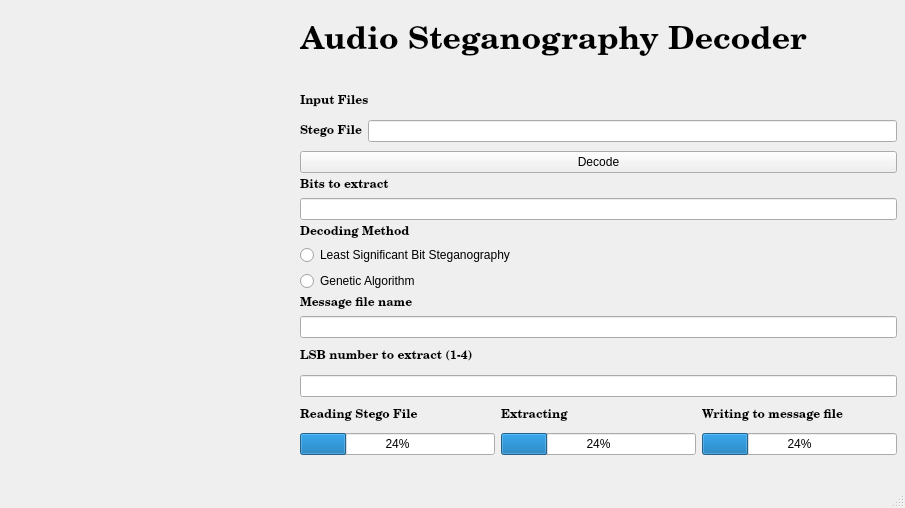
<?xml version="1.0" encoding="UTF-8"?>
<ui version="4.0">
 <class>MainWindow</class>
 <widget class="QMainWindow" name="MainWindow">
  <property name="geometry">
   <rect>
    <x>0</x>
    <y>0</y>
    <width>905</width>
    <height>508</height>
   </rect>
  </property>
  <property name="windowTitle">
   <string>Audio Steganography Decoder</string>
  </property>
  <widget class="QWidget" name="centralwidget">
   <widget class="QWidget" name="layoutWidget">
    <property name="geometry">
     <rect>
      <x>300</x>
      <y>0</y>
      <width>597</width>
      <height>455</height>
     </rect>
    </property>
    <layout class="QVBoxLayout" name="verticalLayout_4">
     <item>
      <widget class="QLabel" name="label_title">
       <property name="font">
        <font>
         <family>Century Schoolbook L</family>
         <pointsize>24</pointsize>
         <weight>75</weight>
         <bold>true</bold>
        </font>
       </property>
       <property name="text">
        <string>Audio Steganography Decoder</string>
       </property>
      </widget>
     </item>
     <item>
      <layout class="QVBoxLayout" name="verticalLayout">
       <item>
        <widget class="QLabel" name="label_type_2">
         <property name="font">
          <font>
           <family>Century Schoolbook L</family>
           <weight>75</weight>
           <bold>true</bold>
          </font>
         </property>
         <property name="text">
          <string>Input Files</string>
         </property>
        </widget>
       </item>
       <item>
        <layout class="QFormLayout" name="formLayout">
         <item row="0" column="0">
          <widget class="QLabel" name="label_type_4">
           <property name="font">
            <font>
             <family>Century Schoolbook L</family>
             <weight>75</weight>
             <bold>true</bold>
            </font>
           </property>
           <property name="text">
            <string>Stego File</string>
           </property>
          </widget>
         </item>
         <item row="0" column="1">
          <widget class="QLineEdit" name="lineEdit_stego">
           <property name="text">
            <string/>
           </property>
          </widget>
         </item>
        </layout>
       </item>
       <item>
        <widget class="QPushButton" name="pushButton_decode">
         <property name="text">
          <string>Decode</string>
         </property>
        </widget>
       </item>
      </layout>
     </item>
     <item>
      <layout class="QVBoxLayout" name="verticalLayout_2">
       <item>
        <widget class="QLabel" name="label_type_3">
         <property name="font">
          <font>
           <family>Century Schoolbook L</family>
           <weight>75</weight>
           <bold>true</bold>
          </font>
         </property>
         <property name="text">
          <string>Bits to extract</string>
         </property>
        </widget>
       </item>
       <item>
        <widget class="QLineEdit" name="lineEdit_bits_to_extract">
         <property name="text">
          <string/>
         </property>
        </widget>
       </item>
       <item>
        <widget class="QLabel" name="label_type">
         <property name="font">
          <font>
           <family>Century Schoolbook L</family>
           <weight>75</weight>
           <bold>true</bold>
          </font>
         </property>
         <property name="text">
          <string>Decoding Method</string>
         </property>
        </widget>
       </item>
       <item>
        <widget class="QRadioButton" name="radioButton_LSB">
         <property name="text">
          <string>Least Significant Bit Steganography</string>
         </property>
        </widget>
       </item>
       <item>
        <widget class="QRadioButton" name="radioButton_GA">
         <property name="text">
          <string>Genetic Algorithm</string>
         </property>
        </widget>
       </item>
       <item>
        <widget class="QLabel" name="label_type_6">
         <property name="font">
          <font>
           <family>Century Schoolbook L</family>
           <weight>75</weight>
           <bold>true</bold>
          </font>
         </property>
         <property name="text">
          <string>Message file name</string>
         </property>
        </widget>
       </item>
       <item>
        <widget class="QLineEdit" name="lineEdit_msgname">
         <property name="text">
          <string/>
         </property>
        </widget>
       </item>
      </layout>
     </item>
     <item>
      <layout class="QVBoxLayout" name="verticalLayout_3">
       <item>
        <widget class="QLabel" name="label_type_5">
         <property name="font">
          <font>
           <family>Century Schoolbook L</family>
           <weight>75</weight>
           <bold>true</bold>
          </font>
         </property>
         <property name="text">
          <string>LSB number to extract (1-4)</string>
         </property>
        </widget>
       </item>
       <item>
        <widget class="QLineEdit" name="lineEdit_LSB_nr"/>
       </item>
       <item>
        <layout class="QHBoxLayout" name="horizontalLayout">
         <item>
          <widget class="QLabel" name="label_type_19">
           <property name="font">
            <font>
             <family>Century Schoolbook L</family>
             <weight>75</weight>
             <bold>true</bold>
            </font>
           </property>
           <property name="text">
            <string>Reading Stego File</string>
           </property>
          </widget>
         </item>
         <item>
          <widget class="QLabel" name="label_type_20">
           <property name="font">
            <font>
             <family>Century Schoolbook L</family>
             <weight>75</weight>
             <bold>true</bold>
            </font>
           </property>
           <property name="text">
            <string>Extracting</string>
           </property>
          </widget>
         </item>
         <item>
          <widget class="QLabel" name="label_type_21">
           <property name="font">
            <font>
             <family>Century Schoolbook L</family>
             <weight>75</weight>
             <bold>true</bold>
            </font>
           </property>
           <property name="text">
            <string>Writing to message file</string>
           </property>
          </widget>
         </item>
        </layout>
       </item>
      </layout>
     </item>
     <item>
      <layout class="QHBoxLayout" name="horizontalLayout_2">
       <item>
        <widget class="QProgressBar" name="progressBar_reading">
         <property name="value">
          <number>24</number>
         </property>
        </widget>
       </item>
       <item>
        <widget class="QProgressBar" name="progressBar_extracting">
         <property name="value">
          <number>24</number>
         </property>
        </widget>
       </item>
       <item>
        <widget class="QProgressBar" name="progressBar_writing">
         <property name="value">
          <number>24</number>
         </property>
        </widget>
       </item>
      </layout>
     </item>
    </layout>
   </widget>
  </widget>
  <widget class="QMenuBar" name="menubar">
   <property name="geometry">
    <rect>
     <x>0</x>
     <y>0</y>
     <width>905</width>
     <height>27</height>
    </rect>
   </property>
  </widget>
  <widget class="QStatusBar" name="statusbar"/>
 </widget>
 <resources/>
 <connections>
  <connection>
   <sender>pushButton_decode</sender>
   <signal>clicked()</signal>
   <receiver>progressBar_reading</receiver>
   <slot>reset()</slot>
   <hints>
    <hint type="sourcelabel">
     <x>108</x>
     <y>179</y>
    </hint>
    <hint type="destinationlabel">
     <x>117</x>
     <y>477</y>
    </hint>
   </hints>
  </connection>
  <connection>
   <sender>pushButton_decode</sender>
   <signal>clicked()</signal>
   <receiver>progressBar_extracting</receiver>
   <slot>reset()</slot>
   <hints>
    <hint type="sourcelabel">
     <x>299</x>
     <y>174</y>
    </hint>
    <hint type="destinationlabel">
     <x>316</x>
     <y>485</y>
    </hint>
   </hints>
  </connection>
  <connection>
   <sender>pushButton_decode</sender>
   <signal>clicked()</signal>
   <receiver>progressBar_writing</receiver>
   <slot>reset()</slot>
   <hints>
    <hint type="sourcelabel">
     <x>482</x>
     <y>176</y>
    </hint>
    <hint type="destinationlabel">
     <x>480</x>
     <y>487</y>
    </hint>
   </hints>
  </connection>
  <connection>
   <sender>radioButton_LSB</sender>
   <signal>clicked()</signal>
   <receiver>lineEdit_LSB_nr</receiver>
   <slot>show()</slot>
   <hints>
    <hint type="sourcelabel">
     <x>51</x>
     <y>285</y>
    </hint>
    <hint type="destinationlabel">
     <x>51</x>
     <y>417</y>
    </hint>
   </hints>
  </connection>
  <connection>
   <sender>radioButton_LSB</sender>
   <signal>clicked()</signal>
   <receiver>label_type_5</receiver>
   <slot>show()</slot>
   <hints>
    <hint type="sourcelabel">
     <x>72</x>
     <y>294</y>
    </hint>
    <hint type="destinationlabel">
     <x>72</x>
     <y>405</y>
    </hint>
   </hints>
  </connection>
  <connection>
   <sender>radioButton_GA</sender>
   <signal>clicked()</signal>
   <receiver>label_type_5</receiver>
   <slot>hide()</slot>
   <hints>
    <hint type="sourcelabel">
     <x>93</x>
     <y>318</y>
    </hint>
    <hint type="destinationlabel">
     <x>93</x>
     <y>399</y>
    </hint>
   </hints>
  </connection>
  <connection>
   <sender>radioButton_GA</sender>
   <signal>clicked()</signal>
   <receiver>lineEdit_LSB_nr</receiver>
   <slot>hide()</slot>
   <hints>
    <hint type="sourcelabel">
     <x>151</x>
     <y>318</y>
    </hint>
    <hint type="destinationlabel">
     <x>112</x>
     <y>420</y>
    </hint>
   </hints>
  </connection>
 </connections>
</ui>
